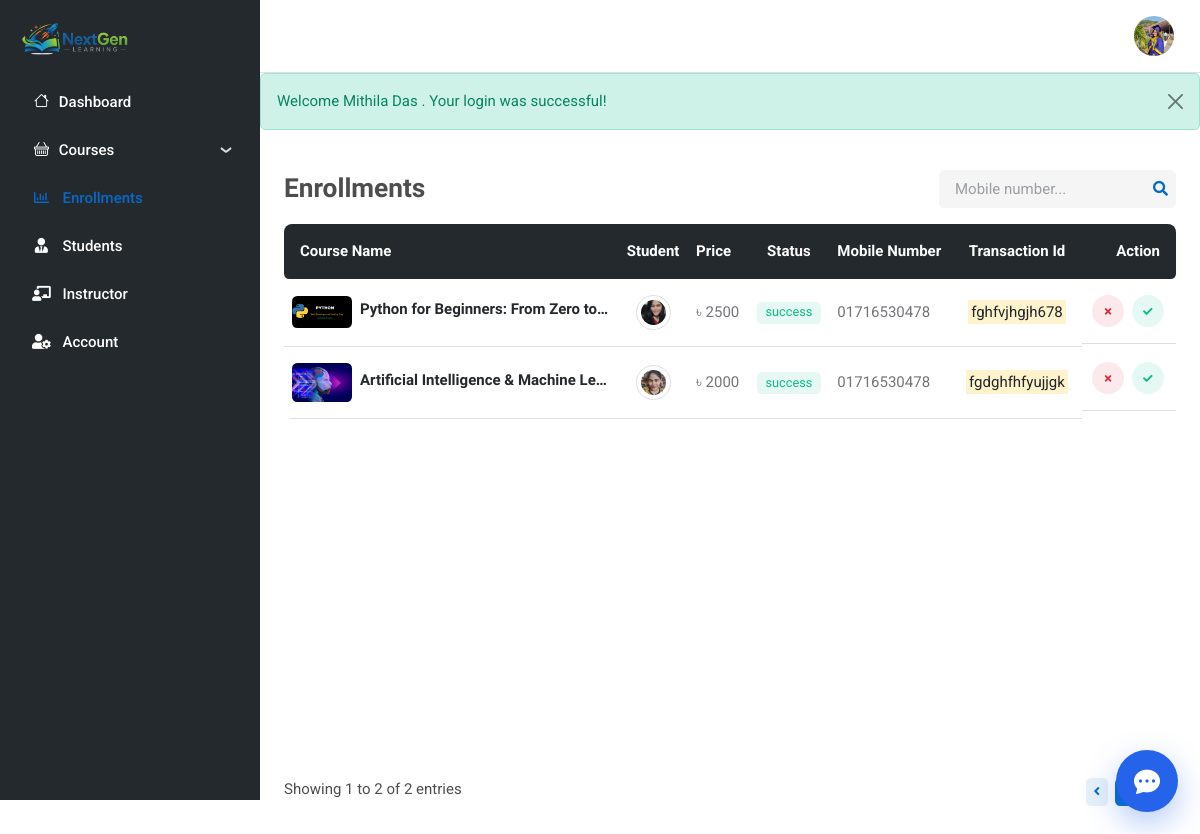
/admin/enrollments.php?phone=01716530478 (signed in), run on the app's committed database.
### tables this page shows
CREATE TABLE `users` (
  `id` int(11) NOT NULL,
  `role` enum('student','admin','instructor') NOT NULL DEFAULT 'student',
  `first_name` varchar(255) NOT NULL,
  `last_name` varchar(255) NOT NULL,
  `phone` varchar(255) NOT NULL,
  `email` varchar(255) NOT NULL,
  `password` varchar(255) NOT NULL,
  `avatar` varchar(255) DEFAULT NULL,
  `created_at` datetime NOT NULL DEFAULT current_timestamp(),
  `updated_at` datetime NOT NULL DEFAULT current_timestamp()
);

CREATE TABLE `enrollments` (
  `id` int(11) NOT NULL,
  `course_id` int(11) NOT NULL,
  `user_id` int(11) NOT NULL,
  `phone` varchar(255) NOT NULL,
  `tnx_id` varchar(255) NOT NULL,
  `status` enum('pending','success','cancel') NOT NULL DEFAULT 'pending',
  `created_at` datetime NOT NULL DEFAULT current_timestamp(),
  `updated_at` datetime NOT NULL DEFAULT current_timestamp()
);

CREATE TABLE `courses` (
  `id` bigint(20) NOT NULL,
  `title` varchar(255) NOT NULL,
  `short_desc` text NOT NULL,
  `description` text NOT NULL,
  `thumbnail` varchar(255) NOT NULL,
  `video` varchar(255) NOT NULL,
  `duration` varchar(255) NOT NULL,
  `instructor` int(11) DEFAULT NULL,
  `price` varchar(255) NOT NULL,
  `total_lectures` int(11) NOT NULL,
  `language` varchar(11) NOT NULL,
  `instructor_id` int(11) NOT NULL,
  `status` varchar(255) NOT NULL DEFAULT 'upcomming',
  `created_at` datetime NOT NULL DEFAULT current_timestamp(),
  `updated_at` datetime NOT NULL DEFAULT current_timestamp() ON UPDATE current_timestamp(),
  `upcoming` varchar(20) DEFAULT 'live'
);

### includes/get_records.php (called while the page is built, shortened)
<?php
function get_records_by_conditions_with_pagination(
  $conn,
  $table_name,
  $conditions,
  $limit,
  $offset
) {
  $sql = "
    SELECT *
    FROM $table_name
    WHERE $conditions
    ORDER BY id DESC
    LIMIT $limit OFFSET $offset
  ";
  $results = [];
  if ($result = $conn->query($sql)) {
    while ($row = $result->fetch_assoc()) {
      $results[] = $row;
    }
  } else {
    $_SESSION['error_message'] = "Error: " . $conn->error;
  }
  $count_sql = "
    SELECT COUNT(*) AS total
    FROM $table_name
    WHERE $conditions
  ";
  $total_records = 0;
  if ($count_result = $conn->query($count_sql)) {
    $total_row = $count_result->fetch_assoc();
    $total_records = $total_row['total'];
  }
  return [
    'data'  => $results,
    'total' => $total_records
  ];
}

### includes/get_course_by_id.php (called while the page is built, shortened)
<?php
function get_course($conn, $course_id)
{
  $course_id = mysqli_real_escape_string($conn, $course_id);
  $sql = "SELECT * FROM courses WHERE id = '$course_id'";
  $result = mysqli_query($conn, $sql);
  $course = mysqli_fetch_assoc($result);
  return $course;
}

### includes/get_record.php (called while the page is built, shortened)
<?php
function get_record($conn, $table_name, $id)
{
  $sql = "SELECT * FROM $table_name WHERE id = $id";
  if ($result = $conn->query($sql)) {
    $row = $result->fetch_assoc();
    return $row;
  } else {
    $_SESSION['error_message'] = "Error: " . $conn->error;
    return null;
  }
}

### includes/helpers.php (called while the page is built, shortened)
<?php
function get_status_classes($status)
{
    $classes = [
        'success' => 'bg-success text-success',
        'pending' => 'bg-orange text-orange',
        'cancel'  => 'bg-danger text-danger'
    ];
    return $classes[$status] ?? 'bg-gray';
}
function is_active_page($page_name, $query_key = null, $query_value = null)
{
    $current_page = basename($_SERVER['PHP_SELF']);
    if ($current_page == $page_name) {
        return 'active';
    }
    return '';
}
function isUser($role) {
    return $_SESSION['user_role'] == $role;
}

### includes/get_user_by_id.php (called while the page is built, shortened)
<?php
function get_user($conn, $user_id)
{
    $stmt = $conn->prepare("SELECT * FROM users WHERE id = ?");
    $stmt->bind_param("s", $user_id);
    if (!$stmt->execute()) {
        echo "Error executing query: " . $stmt->error;
        return null;
    }
    $result = $stmt->get_result();
    if ($result->num_rows > 0) {
        $user = $result->fetch_assoc();
        return $user;
    } else {
        echo "No user found with the given email.";
        $stmt->close();
        return null;
    }
}
?>

### admin/enrollments.php (the view, shortened to what this page needs)
<?php
include('../includes/db.php');
include('../includes/helpers.php');
include('../includes/get_course_by_id.php');
include('../includes/get_records.php');
include('../includes/get_record.php');
$limit = 10;
$page = isset($_GET['page']) ? (int)$_GET['page'] : 1;
$offset = ($page - 1) * $limit;
$conditions = "1" . (isset($_GET['phone']) ? " AND phone LIKE '%" . $_GET['phone'] . "%'" : '');
$result = get_records_by_conditions_with_pagination($conn, 'enrollments', $conditions, $limit, $offset);
$enrollments = $result['data'];
?>
<div class="page-content-wrapper border-none shadow-none m-0">
  <div class="row mb-3">
    <div class="col-12 d-sm-flex justify-content-between align-items-center">
      <h4 class="mb-2 mb-sm-0">Enrollments</h4>
      <div class="nav my-3 my-xl-0 flex-nowrap align-items-center">
        <div class="nav-item w-100">
          <form class="position-relative" action="<?= $_SERVER['PHP_SELF'] ?>" method="get">
            <input class="form-control pe-5 bg-secondary bg-opacity-10 border-0" name="phone" type="search" placeholder="Mobile number..." aria-label="Search">
            <button class="bg-transparent px-2 py-0 border-0 position-absolute top-50 end-0 translate-middle-y" type="submit"><i class="fas fa-search fs-6 text-primary"></i></button>
          </form>
        </div>
      </div>
    </div>
  </div>
  <div class="card-body">
    <div class="table-responsive border-0 rounded-3">
      <table class="table table-dark-gray align-middle p-4 mb-0 table-hover">
        <thead>
          <tr>
            <th scope="col" class="py-3 border-0 px-3 rounded-start" style="width: 30%;">Course Name</th>
            <th scope="col" class="py-3 border-0 text-center">Student</th>
            <th scope="col" class="py-3 border-0">Price</th>
            <th scope="col" class="py-3 border-0 text-center">Status</th>
            <th scope="col" class="py-3 border-0">Mobile Number</th>
            <th scope="col" class="py-3 border-0 px-3 text-center">Transaction Id</th>
            <th scope="col" class="py-3 border-0 px-3 text-end rounded-end">Action</th>
          </tr>
        </thead>
        <tbody>
          <?php
          foreach ($enrollments as $enroll):
            $user = get_record($conn, 'users', $enroll['user_id']);
            $course = get_course($conn, $enroll['course_id']); ?>
            <tr>
              <td>
                <div class="d-flex align-items-center position-relative">
                  <div class="w-60px">
                    <img src="../uploads/img/thumbnails/<?= $course['thumbnail'] ?>" class="rounded" alt="">
                  </div>
                  <h6 class="table-responsive-title mb-0 ms-2">
                    <a href="../course_details.php?id=<?= $course['id'] ?>" class="stretched-link d-inline-block text-truncate" style="max-width: 250px;">
                      <?= $course['title'] ?>
                    </a>
                  </h6>
                </div>
              </td>
              <td class="text-center">
                <a href="all_students.php?phone=<?= $user['phone'] ?>">
                  <img
                    class="custom-avatar custom-avatar-sm img-thumbnail scale-hover"
                    src="../uploads/img/users/<?= $user['avatar'] ? $user['avatar'] : 'blank.png' ?>"
                    alt="">
                </a>
              </td>
              <td>৳ <?= $course['price'] ?></td>
              <td class="text-center">
                <div class="badge <?= get_status_classes($enroll['status']) ?> bg-opacity-10">
                  <?= $enroll['status'] ?>
                </div>
              </td>
              <td><?= $enroll['phone'] ?></td>
              <td class="text-center"><mark><?= $enroll['tnx_id'] ?></mark></td>
              <td class="d-flex justify-content-end gap-2">
                <form method="post" action="../includes/process_enroll_update_status.php">
                  <button class="btn btn-sm btn-danger-soft btn-round me-1 mb-1 mb-md-0" name="action" value="delete">
                    <i class="fas fa-fw fa-times"></i>
                  </button>
                  <button class="btn btn-sm btn-success-soft btn-round me-1 mb-1 mb-md-0" name="action" value="approve"">
                    <i class="fas fa-check"></i>
                  </button>
                </form>
              </td>
            </tr>
          <?php endforeach; ?>
        </tbody>
      </table>
    </div>
  </div>
  <?php include('../components/pagination.php') ?>
</div>
<?php
$content = ob_get_clean();
include('../layouts/admin.php');
?>

### layouts/admin.php (shortened to what this page needs)
<?php
include_once('../includes/db.php');
include_once('../includes/helpers.php');
include_once('../includes/get_user_by_id.php');
$user_id = $_SESSION['user_id'];
$user = get_user($conn, $user_id);
?>
<!DOCTYPE html>
<html lang="en">
<head>
    <link rel="stylesheet" type="text/css" href="../assets/vendor/font-awesome/css/all.min.css">
    <link rel="stylesheet" type="text/css" href="../assets/vendor/bootstrap-icons/bootstrap-icons.css">
    <link rel="stylesheet" type="text/css" href="../assets/vendor/choices/css/choices.min.css">
    <link rel="stylesheet" type="text/css" href="https://cdn.jsdelivr.net/npm/glightbox/dist/css/glightbox.min.css">
    <link rel="stylesheet" type="text/css" href="https://cdn.quilljs.com/1.3.7/quill.snow.css">
    <link rel="stylesheet" type="text/css" href="../assets/vendor/stepper/css/bs-stepper.min.css">
    <link rel="stylesheet" type="text/css" href="../assets/vendor/overlay-scrollbar/css/overlayscrollbars.min.css">
    <link rel="stylesheet" type="text/css" href="../assets/css/style.css">
</head>
<body>
    <main>
        <nav class="navbar sidebar navbar-expand-xl navbar-dark bg-dark">
            <div class="d-flex align-items-center">
                <?php $home_url = isUser('admin') ? '../admin/dashboard.php' : '../admin/all_courses.php' ?>
                <a class="navbar-brand d-flex align-items-center gap-2" href="<?= $home_url ?>">
                    <img class="navbar-brand-item" src="../assets/images/logo.png" alt="">
                </a>
            </div>
            <div class="offcanvas offcanvas-start flex-row custom-scrollbar h-100" data-bs-backdrop="true" tabindex="-1" id="offcanvasSidebar">
                <div class="offcanvas-body sidebar-content d-flex flex-column bg-dark">
                    <ul class="navbar-nav flex-column" id="navbar-sidebar">
                        <?php if(isUser('admin')): ?>
                        <li class="nav-item"><a href="dashboard.php" class="nav-link <?= is_active_page('dashboard.php') ?>">
                            <i class="bi bi-house fa-fw me-2"></i>Dashboard</a>
                        </li>
                        <?php endif; ?>
                        <li class="nav-item">
                            <a class="nav-link" data-bs-toggle="collapse" href="#collapsepage" role="button" aria-expanded="false" aria-controls="collapsepage">
                                <i class="bi bi-basket fa-fw me-2"></i>Courses
                            </a>
                        </li>
                        <?php if(isUser('admin')): ?>
                        <li class="nav-item">
                            <a href="enrollments.php" class="nav-link <?= is_active_page('enrollments.php') ?>">
                                <i class="far fa-chart-bar fa-fw me-2"></i>
                                Enrollments
                            </a>
                        </li>
                         <?php endif; ?>
                        <li class="nav-item">
                            <a href="all_students.php" class="nav-link <?= is_active_page('all_students.php') ?>">
                                <i class="fas fa-user-tie fa-fw me-2"></i>
                                Students
                            </a>
                        </li>
                        <li class="nav-item">
                            <a href="all_instructors.php" class="nav-link <?= is_active_page('all_instructors.php') ?>">
                                <i class="fas fa-chalkboard-teacher fa-fw me-2"></i>
                                Instructor
                            </a>
                        </li>
                        <li class="nav-item">
                            <a class="nav-link <?= is_active_page('profile.php') ?>" href="profile.php">
                                <i class="fas fa-user-cog fa-fw me-2"></i>
                                Account
                            </a>
                        </li>
                    </ul>
                </div>
            </div>
        </nav>
        <div class="page-content">
            <nav class="navbar top-bar navbar-light border-bottom shadow-none py-0 py-xl-3">
                <div class="container-fluid p-0">
                    <div class="d-flex align-items-center w-100">
                        <div class="ms-xl-auto">
                            <ul class="navbar-nav flex-row align-items-center">
                                <li class="nav-item ms-2 ms-md-3 dropdown">
                                    <a class="avatar avatar-sm p-0" href="#" id="profileDropdown" role="button" data-bs-auto-close="outside" data-bs-display="static" data-bs-toggle="dropdown" aria-expanded="false">
                                        <?php if ($user['avatar']) { ?>
                                            <img class="avatar-img rounded-circle" src="../uploads/img/users/<?php echo $user['avatar']; ?>" alt="avatar">
                                        <?php } else { ?>
                                            <img class="avatar-img rounded-circle" src="../assets/images/avatar/empty-profile.png" alt="avatar">
                                        <?php } ?>
                                    </a>
                                </li>
                            </ul>
                        </div>
                    </div>
                </div>
            </nav>
            <?php
            if (!empty($_SESSION['error_message']) || !empty($_SESSION['success_message'])) {
                $isError = !empty($_SESSION['error_message']);
                $alertType = $isError ? 'warning' : 'success';
                $message = $isError ? $_SESSION['error_message'] : $_SESSION['success_message'];
                ?>
                <div class="alert alert-<?= $alertType ?> alert-dismissible fade show" role="alert">
                    <?= htmlspecialchars($message) ?>
                    <button type="button" class="btn-close" data-bs-dismiss="alert" aria-label="Close"></button>
                </div>
            <?php
            }
            ?>
            <div>
                <?php echo $content; ?>
            </div>
        </div>
    </main>
    <?php if (empty($hide_default_chatbot)) { $ngChatBasePath = '../'; include '../chatbot/widget.php'; } ?>
</body>
</html>

### data on the page
users: avatar (picture)
enrollments: course.thumbnail (picture), course.title "Python for Beginners: From Zero to…", user.avatar (picture), course.price "2500", status "success", phone "01716530478", tnx "fghfvjhgjh678"
enrollments: course.thumbnail (picture), course.title "Artificial Intelligence & Machine Le…", user.avatar (picture), course.price "2000", status "success", phone "01716530478", tnx "fgdghfhfyujjgk"

### other printed values
$message "Welcome Mithila Das . Your login was successful!"
$start_record "1"
$end_record "2"
$total_records "2"
